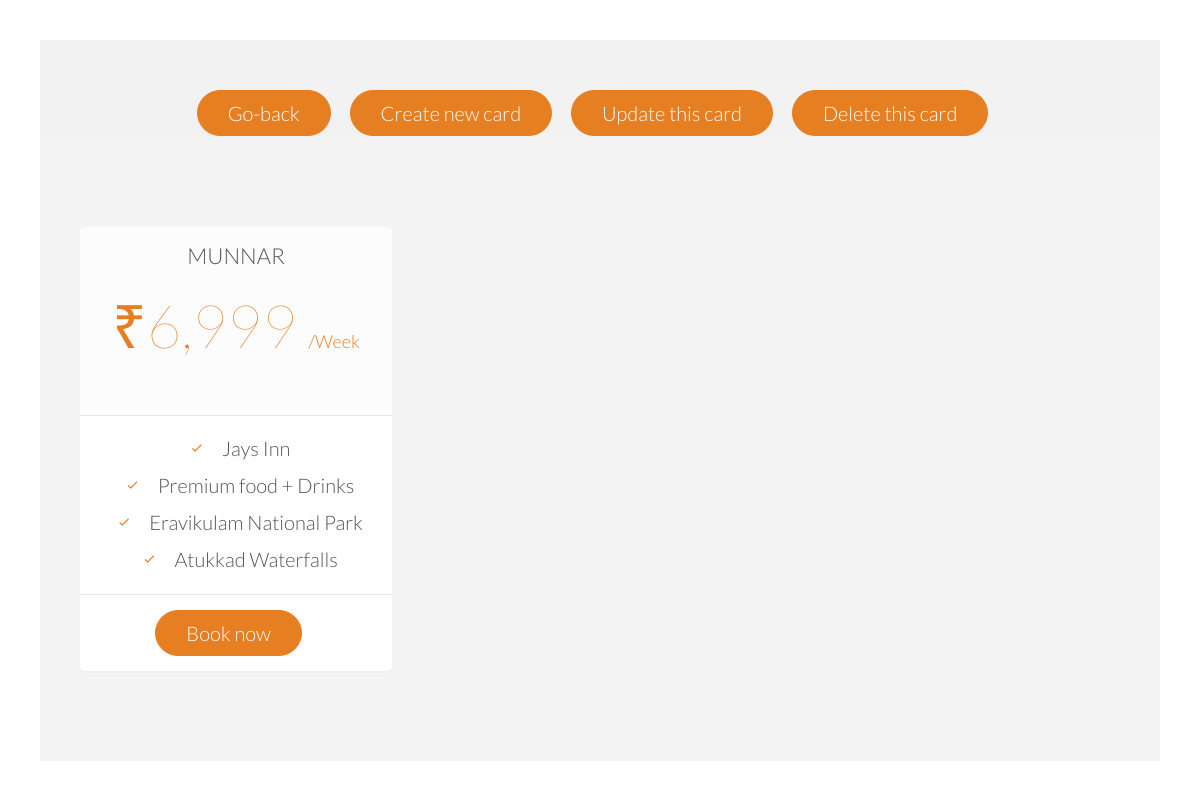
The page /post/5/ (signed in) on the database its author committed.
### blog/models.py (models this page shows, shortened)
class Places(models.Model):
    id = models.CharField(primary_key=True,max_length=10)
    name = models.CharField(max_length=100)
    price = models.CharField(max_length=100)
    per = models.CharField(max_length=100)
    adv1 = models.CharField(max_length=100)
    adv2 = models.CharField(max_length=100)
    adv3 = models.CharField(max_length=100)
    adv4 = models.CharField(max_length=100)
    amount = models.IntegerField(default=0)

### blog/views.py (the view)
# urls.py: path('post/<str:pk>/', PostDetailView.as_view(), name='post-detail'),
class PostDetailView(DetailView):
    model = Places

### blog/templates/blog/places_detail.html
{% extends "blog/index.html" %}
{% block auth-index %}
{% load static %}
<div class="allitems" style="width:100%;  padding: 40px; text-align: center; margin-top:2px;margin-bottom:2px;margin:auto;">
<header style="background:rgba(0,0,0,0.05);height:10%;">
  <nav>
    <a href="{% url 'users-auth'%}" class="btn btn-full"  id="book-button" style="margin-top:50px;">Go-back</a>
    <a href="{% url 'post-create'%}" class="btn btn-full"  id="book-button" >Create new card</a>
    <a href="{% url 'post-update' object.id %}" class="btn btn-full"  id="book-button" >Update this card</a>
    <a href="{% url 'post-delete' object.id %}" class="btn btn-full"  id="book-button" >Delete this card</a>
  </nav>
</header>
  <section class="section-plans js--section-plans" id="plans">
          <div class="row">
          <div class="col span-1-of-3">
              <div class="plan-box js--wp-4">
                  <div>
                      <h3>{{ places.name }}</h3>
                      <p class="plan-price">{{ places.price }} <span>{{ places.per }}</span></p>
                      <br>
                      </div>
                  <div>
                      <ul>
                          <li><i class="ion-ios-checkmark-empty icon-small"></i>{{ places.adv1 }}</li>
                          <li><i class="ion-ios-checkmark-empty icon-small"></i>{{ places.adv2 }}</li>
                          <li><i class="ion-ios-checkmark-empty icon-small"></i>{{ places.adv3 }}</li>
                          <li><i class="ion-ios-checkmark-empty icon-small"></i>{{ places.adv4 }}</li>
                      </ul>
                  </div>
                  <div >
                      <a href="{% url 'users-register'%}" class="btn btn-full"  id="book-button" >Book now</a>
                  </div>
              </div>
          </div>
  </section>
  </div>
  {% endblock %}

### blog/static/resources/css/style.css (style rules this page uses)
* { margin: 0; padding: 0; box-sizing: border-box; }
html, body { background-color: #fff; color: #555; font-family: 'Lato', 'Arial', sans-serif; font-weight: 300; font-size: 20px; text-rendering: optimizeLegibility; overflow-x: hidden; }
.row { max-width: 1140px; margin: 0 auto; }
section { padding: 80px 0; }
h1, h2, h3 { font-weight: 300; text-transform: uppercase; }
h3 { font-size: 110%; margin-bottom: 15px; }
.icon-small { display: inline-block; width: 30px; text-align: center; color: #e67e22; font-size: 120%; margin-right: 10px; line-height: 120%; vertical-align: middle; margin-top: -5px; }
a:link, a:visited { color: #e67e22; text-decoration: none; padding-bottom: 1px; border-bottom: 1px solid #e67e22; -webkit-transition: border-bottom 0.2s, color 0.2s; transition: border-bottom 0.2s, color 0.2s; }
.btn:link, .btn:visited, input[type=submit] { display: inline-block; padding: 10px 30px; font-weight: 300; text-decoration: none; border-radius: 200px; -webkit-transition: background-color 0.2s, border 0.2s, color 0.2s; transition: background-color 0.2s, border 0.2s, color 0.2s; }
.btn-full:link, .btn-full:visited, input[type=submit] { background-color: #e67e22; border: 1px solid #e67e22; color: #fff; margin-right: 15px; }
header { background-image: -webkit-linear-gradient(rgba(0, 0, 0, 0.7), rgba(0, 0, 0, 0.7)), url(img/hero.jpg); background-image: linear-gradient(rgba(0, 0, 0, 0.7), rgba(0, 0, 0, 0.7)), url(img/hero.jpg); background-size: cover; background-position: center; height: 100vh; background-attachment: fixed; }
.section-plans { background-color: #f4f4f4; }
.plan-box { background-color: #fff; border-radius: 5px; width: 90%; margin-left: 5%; box-shadow: 0 2px 2px #efefef; }
.plan-box div { padding: 15px; border-bottom: 1px solid #e8e8e8; }
.plan-box div:first-child { background-color: #fcfcfc; border-top-left-radius: 5px; border-top-right-radius: 5px; }
.plan-box div:last-child { text-align: center; border: 0; }
.plan-price { font-size: 300%; margin-bottom: 10px; font-weight: 100; color: #e67e22; }
.plan-price span { font-size: 30%; font-weight: 300; }
.plan-box ul { list-style: none; }
.plan-box ul li { padding: 5px 0; }
.js--wp-4 { -webkit-animation-duration: 1s; animation-duration: 1s; }

### blog/static/resources/css/queries.css (style rules this page uses)
@media only screen and (max-width: 1200px) { .row { padding: 0 2%; } }

### rows shown on the page
Places: name "MUNNAR", price "₹6,999", per "/Week", adv1 "Jays Inn", adv2 "Premium food + Drinks", adv3 "Eravikulam National Park", adv4 "Atukkad Waterfalls"
